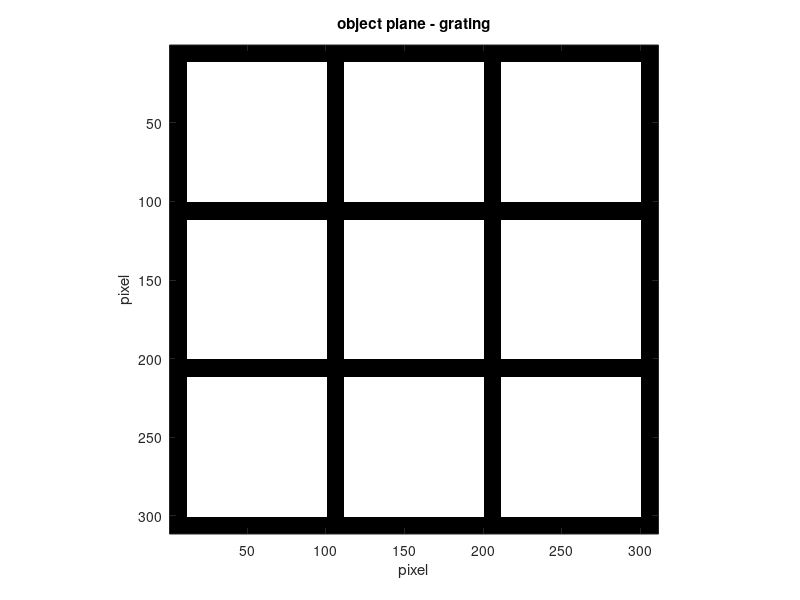
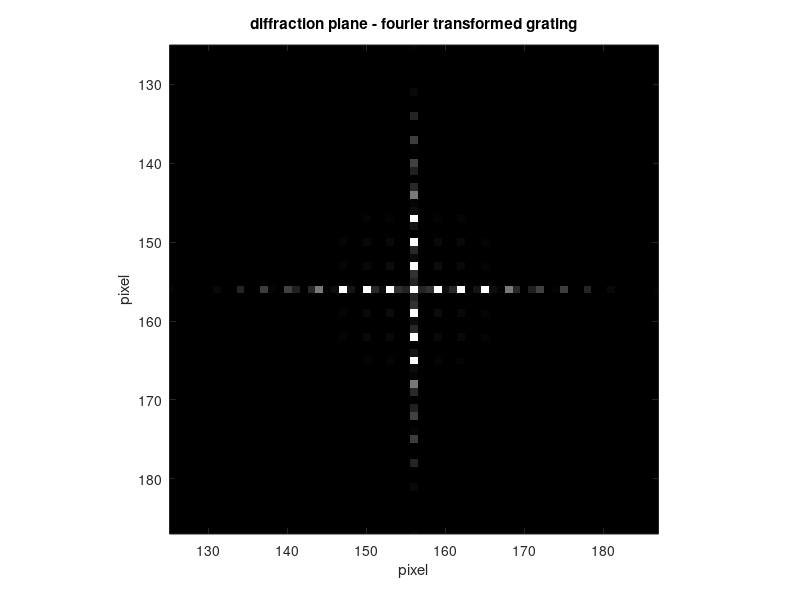
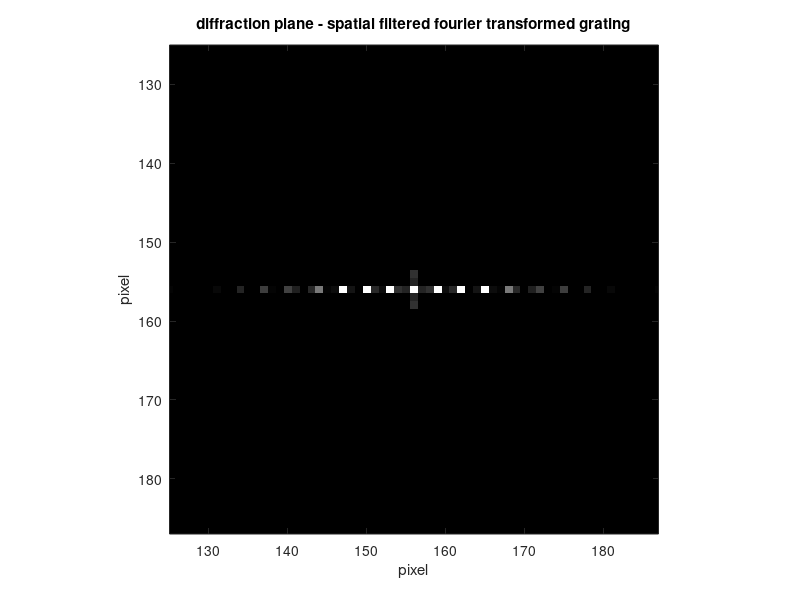
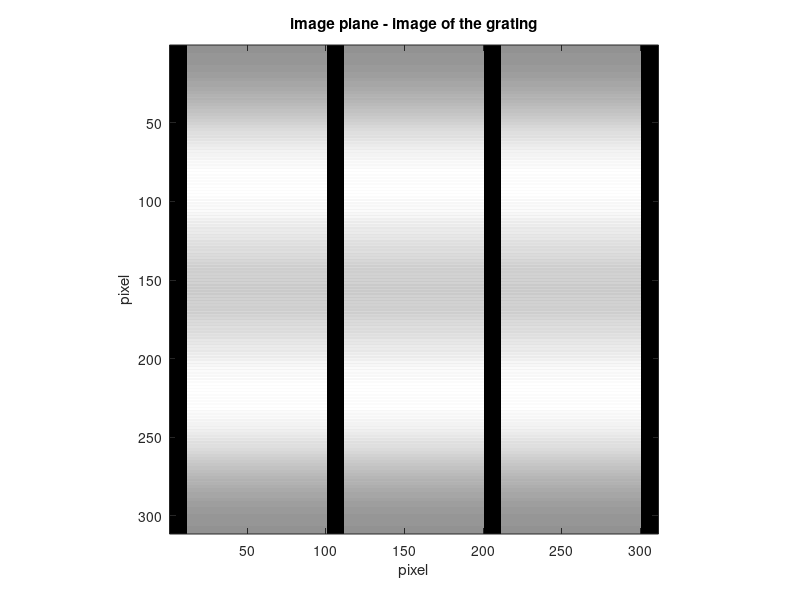

MATLAB code for these plots, in order:
%% Parameters
% grating period in pixel
gp = 100;
% width of grating element in pixel
we = 10;
% number of grating elements in one dimension
ne = 4;

% grayscale factor for plot of the fourier transformed grating 
gf = 100;
% zoom factor for plot of the fourier transformed grating
zf = 5;

% halfwidth of the slit aperture used for spatial filtering in pixel
hsw = 3;

%% setting up the grating as matrix and plot of the grating

% number of pixels in one dimension
px = gp * ( ne - 1 ) + we;
% center position
cp = px/2 + 1;

grating = ones( px );
for z = 0 : ( ne - 1 )
    ma = z * gp + 1 ;
    mb = z * gp + 1 + we;
    grating( ma : mb, : ) = 0;
    grating( :, ma : mb ) = 0;
end

figure;
imagesc( abs( grating ).^2 );
title( 'object plane - grating' );
colormap( gray );
axis image;
xlabel( 'pixel' );
ylabel( 'pixel' );

%% Fourier transform of the grating and plot of the resulting 
% diffraction image

fourgrat = fftshift( fft2( grating ) );

figure;
% maximum value
mv = max( max( abs( fourgrat ) ) )^2;
imagesc( abs( fourgrat ).^2, [ 0 mv/gf ]);
title('diffraction plane - fourier transformed grating');
axis image;
axis( [ cp-px/(2*zf) cp+px/(2*zf) cp-px/(2*zf) cp+px/(2*zf) ] );
colormap( gray );
xlabel( 'pixel' );
ylabel( 'pixel' );

%% spatial filtering and plot of the resulting diffraction image

fourgrat( 1 : cp - hsw, : ) = 0;
fourgrat( cp + hsw : px, : ) = 0;
%fourgrat( :, 1 : cp - hsw) = 0;
%fourgrat( :, cp + hsw : px ) = 0;


figure;
imagesc( abs( fourgrat ).^2, [ 0 mv/gf ]);
title('diffraction plane - spatial filtered fourier transformed grating');
axis image;
axis( [ cp-px/(2*zf) cp+px/(2*zf) cp-px/(2*zf) cp+px/(2*zf) ] );
colormap( gray );
xlabel( 'pixel' );
ylabel( 'pixel' );

%% Inverse fourier transform and plot of the resulting image

btrgrating = ifft2( fourgrat );

figure;
imagesc( abs( btrgrating ).^2 );
title( 'image plane - image of the grating' );
colormap( gray );
axis image;
xlabel( 'pixel' );
ylabel( 'pixel' );
